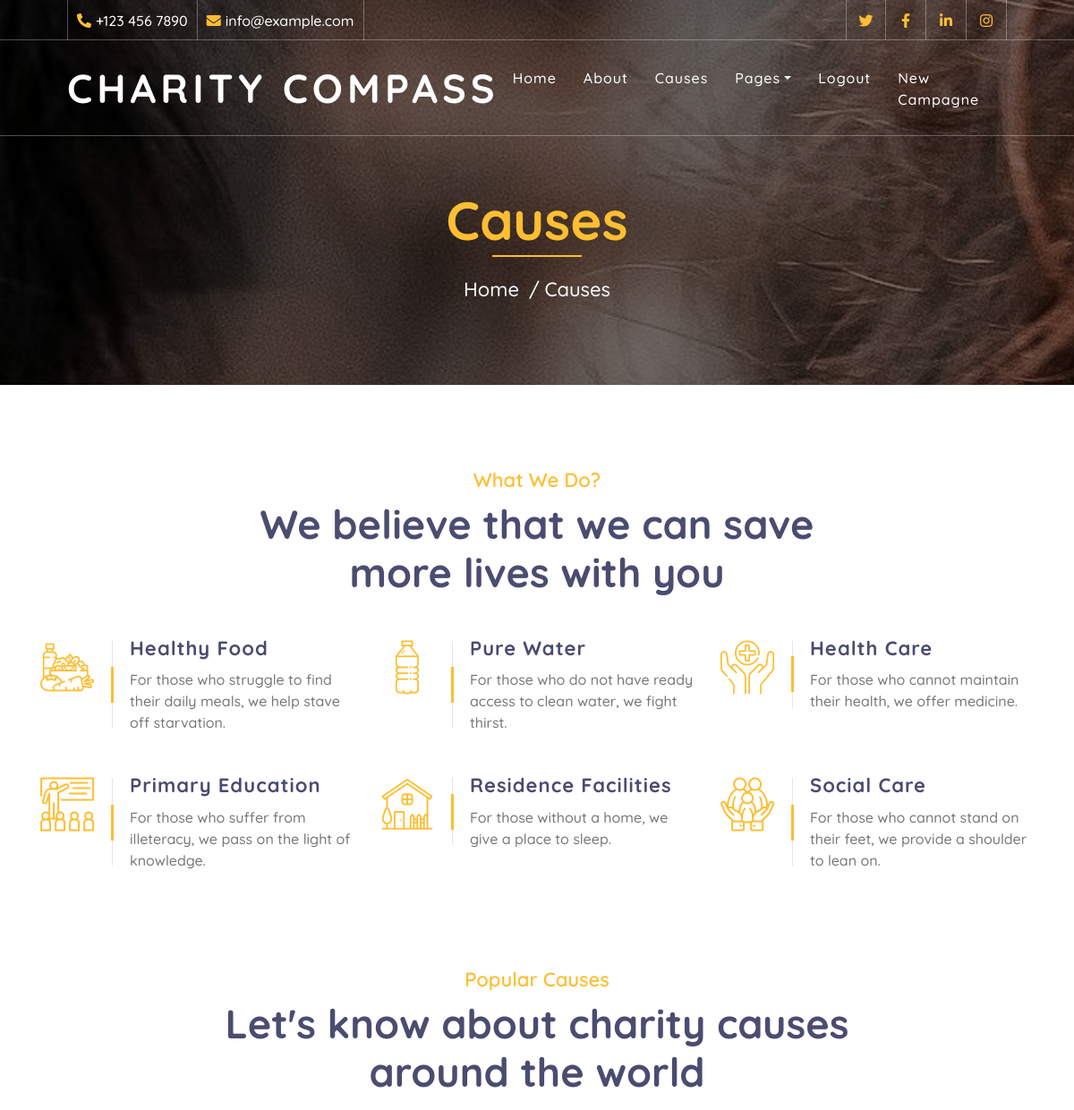
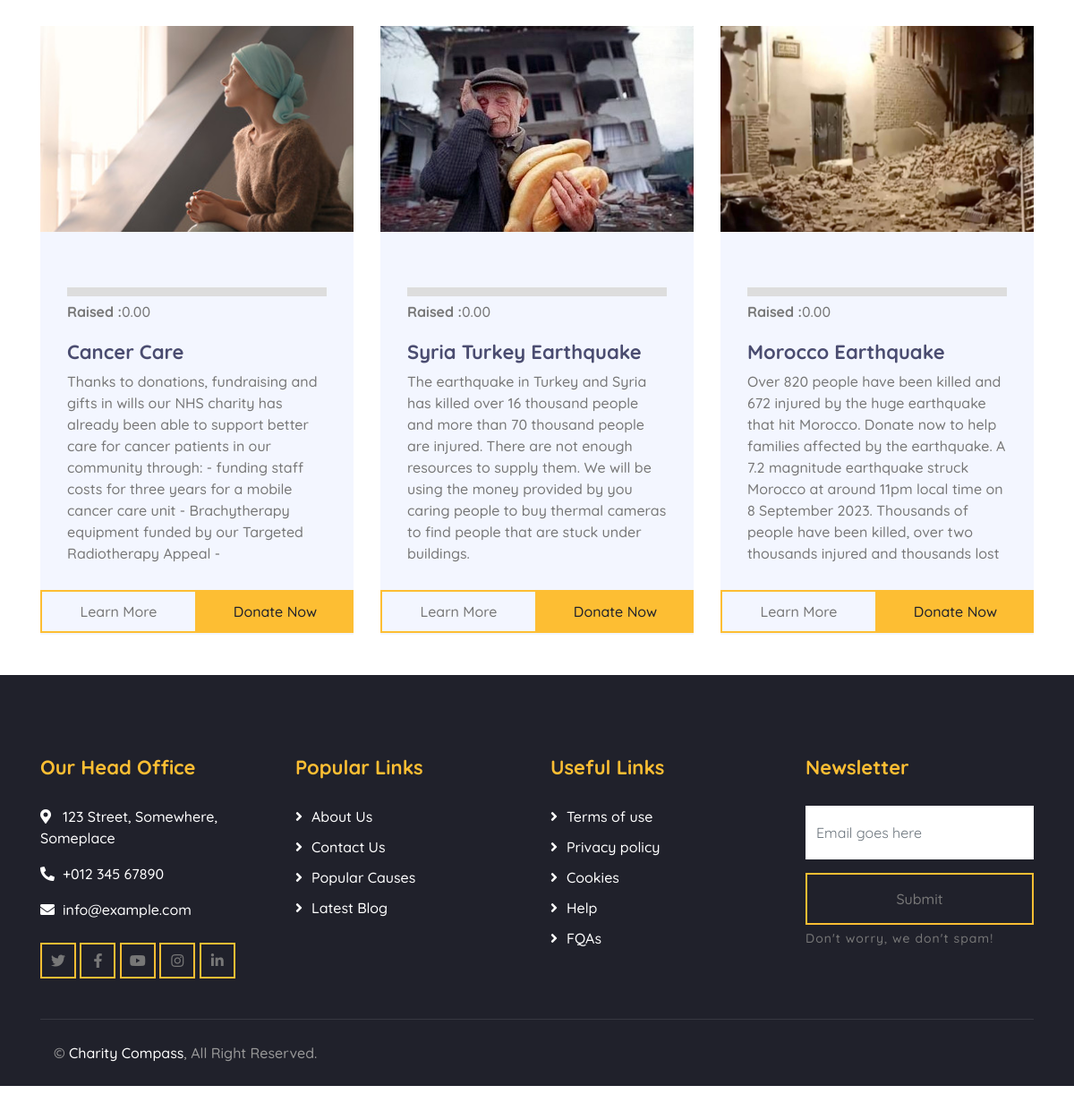
Page /campagne/ (signed in) on the committed database (2 pictures, top to bottom).
### campagne/models.py (models this page shows, shortened)
class Campagne(models.Model):
    charity_number = models.CharField(max_length=50)
    slug = models.SlugField()
    nom = models.CharField(max_length=100)
    histoire = models.TextField()
    montant = models.DecimalField(max_digits=6, decimal_places=2, default=0.0)
    supporteurs = models.IntegerField(max_length=100, null = True)
    thumbnail = models.ImageField(default='default.png', blank=True)
    fundraiser = models.ForeignKey(User, on_delete=models.CASCADE, default=None)

### campagne/views.py (the view)
def campagne_list(request):
    campagnes = Campagne.objects.all()
    return render(request, 'campagne/campagne_list.html' , {'campagne' : campagnes})

### campagne/templates/campagne/campagne_list.html (shortened to what this page needs)
{% extends 'base.html' %}
{% block content %}
        <div class="page-header">
          <div class="container">
              <div class="row">
                  <div class="col-12">
                      <h2>Causes</h2>
                  </div>
                  <div class="col-12">
                      <a href="{% url 'home' %}">Home</a>
                      <a href="{% url 'campagne:campagne_list' %}">Causes</a>
                  </div>
              </div>
          </div>
      </div>
    <div class="service">
      <div class="container">
          <div class="section-header text-center">
              <p>What We Do?</p>
              <h2>We believe that we can save more lives with you</h2>
          </div>
          <div class="row">
              <div class="col-lg-4 col-md-6">
                  <div class="service-item">
                      <div class="service-icon">
                          <i class="flaticon-diet"></i>
                      </div>
                      <div class="service-text">
                          <h3>Healthy Food</h3>
                          <p>For those who struggle to find their daily meals, we help stave off starvation.</p>
                      </div>
                  </div>
              </div>
              <div class="col-lg-4 col-md-6">
                  <div class="service-item">
                      <div class="service-icon">
                          <i class="flaticon-water"></i>
                      </div>
                      <div class="service-text">
                          <h3>Pure Water</h3>
                          <p>For those who do not have ready access to clean water, we fight thirst.</p>
                      </div>
                  </div>
              </div>
              <div class="col-lg-4 col-md-6">
                  <div class="service-item">
                      <div class="service-icon">
                          <i class="flaticon-healthcare"></i>
                      </div>
                      <div class="service-text">
                          <h3>Health Care</h3>
                          <p>For those who cannot maintain their health, we offer medicine.</p>
                      </div>
                  </div>
              </div>
              <div class="col-lg-4 col-md-6">
                  <div class="service-item">
                      <div class="service-icon">
                          <i class="flaticon-education"></i>
                      </div>
                      <div class="service-text">
                          <h3>Primary Education</h3>
                          <p>For those who suffer from illeteracy, we pass on the light of knowledge.</p>
                      </div>
                  </div>
              </div>
              <div class="col-lg-4 col-md-6">
                  <div class="service-item">
                      <div class="service-icon">
                          <i class="flaticon-home"></i>
                      </div>
                      <div class="service-text">
                          <h3>Residence Facilities</h3>
                          <p>For those without a home, we give a place to sleep.</p>
                      </div>
                  </div>
              </div>
              <div class="col-lg-4 col-md-6">
                  <div class="service-item">
                      <div class="service-icon">
                          <i class="flaticon-social-care"></i>
                      </div>
                      <div class="service-text">
                          <h3>Social Care</h3>
                          <p>For those who cannot stand on their feet, we provide a shoulder to lean on.</p>
                      </div>
                  </div>
              </div>
          </div>
      </div>
  </div>
      <div class="causes">
          <div class="container">
              <div class="section-header text-center">
                  <p>Popular Causes</p>
                  <h2>Let's know about charity causes around the world</h2>
              </div>
              <div class="owl-carousel causes-carousel">
                  {% for campagne in campagne %}
                  <div class="causes-item">
                    <div class="causes-img">
                        <img src="{{ campagne.thumbnail.url}}" alt="Image">
                    </div>
                    <div class="causes-progress">
                        <div class="progress">
                        </div>
                        <div class="progress-text">
                            <p><strong>Raised :</strong>{{ campagne.montant }}</p>
                        </div>
                    </div>
                    <div class="causes-text">
                        <h3>{{ campagne.nom }}</h3>
                        <p class="ellipsis">{{ campagne.histoire }}</p>
                    </div>
                    <div class="causes-btn">
                        <a href = "{% url 'campagne:detail' slug=campagne.slug %}"class="btn btn-custom">Learn More</a>
                        <a href = "{% url 'donate:ddonate' slug=campagne.slug %}"class="btn btn-custom">Donate Now</a>
                    </div>
                  </div>
                  {% endfor %}
              </div>
      </div>
{% endblock %}

### assets/styles.css (style rules this page uses)
body { color: #777777; font-weight: 500; background: #ffffff; font-family: 'Quicksand', sans-serif; }
h1, h2, h3, h4, h5, h6 { color: #4a4c70; }
a { color: #4a4c70; transition: .3s; }
.btn.btn-custom { padding: 12px 20px; text-align: center; font-size: 16px; font-weight: 500; color: #777777; border-radius: 0; border: 2px solid #FDBE33; box-shadow: inset 0 0 0 0 #FDBE33; transition: ease-out 0.3s; -webkit-transition: ease-out 0.3s; -moz-transition: ease-out 0.3s; }
[class^="flaticon-"]:before, [class*=" flaticon-"]:before, [class^="flaticon-"]:after, [class*=" flaticon-"]:after { font-size: inherit; margin-left: 0; }
.page-header { position: relative; margin-bottom: 45px; padding: 210px 0 90px 0; text-align: center; background: linear-gradient(rgba(0, 0, 0, .5), rgba(0, 0, 0, .5)), url(/static/img/page-header.jpg); background-attachment: fixed; background-position: center; background-repeat: no-repeat; background-size: cover; }
.page-header h2 { position: relative; color: #FDBE33; font-size: 60px; font-weight: 700; margin-bottom: 20px; padding-bottom: 5px; }
.page-header h2::after { position: absolute; content: ""; width: 100px; height: 2px; left: calc(50% - 50px); bottom: 0; background: #FDBE33; }
.page-header a { position: relative; padding: 0 12px; font-size: 22px; color: #ffffff; }
.page-header a::after { position: absolute; content: "/"; width: 8px; height: 8px; top: -2px; right: -7px; text-align: center; color: #ffffff; }
.page-header a:last-child::after { display: none; }
.section-header { position: relative; width: 100%; max-width: 700px; margin: 0 auto 45px auto; }
.section-header p { margin-bottom: 5px; position: relative; font-size: 22px; font-weight: 600; text-transform: capitalize; color: #FDBE33; }
.section-header h2 { margin: 0; font-size: 45px; font-weight: 700; }
.service { position: relative; width: 100%; padding: 45px 0 15px 0; }
.service .service-item { position: relative; width: 100%; display: flex; justify-content: space-between; margin-bottom: 45px; transition: .3s; }
.service .service-icon { position: relative; width: 60px; }
.service .service-icon i { position: relative; display: block; color: #FDBE33; font-size: 60px; line-height: 60px; margin-top: 5px; }
.service .service-text { position: relative; margin-left: 20px; padding-left: 20px; }
.service .service-text::before { position: absolute; content: ""; width: 1px; height: calc(100% - 10px); top: 5px; left: 0; background: rgba(0, 0, 0, .1); }
.service .service-text::after { position: absolute; content: ""; width: 3px; height: 40px; top: calc(50% - 20px); left: -1px; background: #FDBE33; }
.service .service-text h3 { margin-bottom: 10px; font-size: 22px; font-weight: 700; letter-spacing: 1px; }
.service .service-text p { margin: 0; }
.causes { position: relative; width: 100%; padding: 45px 0; }
.causes .causes-carousel { width: calc(100% + 30px); margin-left: -15px; margin-right: -15px; }
.causes .causes-item { margin: 0 15px; overflow: hidden; background: #f3f6ff; height: 680px; }
.ellipsis { height: 220px; overflow: hidden; text-overflow: ellipsis; }
.causes .causes-img { overflow: hidden; height: 230px; }
.causes .causes-img img { width: 100%; transition: .3s; }
.causes .causes-progress { width: 100%; margin-top: 32px; padding: 30px 30px 20px 30px; }
.causes .progress { height: 10px; border-radius: 0; background: #dddddd; overflow: visible; }
.causes .progress-text { margin-top: 5px; display: flex; justify-content: space-between; }
.causes .progress-text p { margin: 0; }
.causes .causes-text { padding: 0 30px; }
.causes .causes-text h3 { font-size: 22px; font-weight: 700; }
.causes .causes-text p { margin: 0; }
.causes .causes-btn { margin-top: 25px; display: flex; justify-content: space-between; }
.causes .causes-btn .btn { padding: 10px 0; width: 50%; }
.causes .causes-btn .btn:last-child { color: #20212B; background: #FDBE33; }

### rows in the picture
Campagne: thumbnail (picture), montant "0.00", nom "Cancer Care", histoire "Thanks to donations, fundraising and gifts in wills our NHS charity has already been able to support better care for cancer patients in our community through: - funding staff costs for three years for a mobile cancer care unit - Brachytherapy equipment funded by our Targeted Radiotherapy Appeal -…"
Campagne: thumbnail (picture), montant "0.00", nom "Syria Turkey Earthquake", histoire "The earthquake in Turkey and Syria has killed over 16 thousand people and more than 70 thousand people are injured. There are not enough resources to supply them. We will be using the money provided by you caring people to buy thermal cameras to find people that are stuck under buildings."
Campagne: thumbnail (picture), montant "0.00", nom "Morocco Earthquake", histoire "Over 820 people have been killed and 672 injured by the huge earthquake that hit Morocco. Donate now to help families affected by the earthquake. A 7.2 magnitude earthquake struck Morocco at around 11pm local time on 8 September 2023. Thousands of people have been killed, over two thousands injured and thousands lost…"
